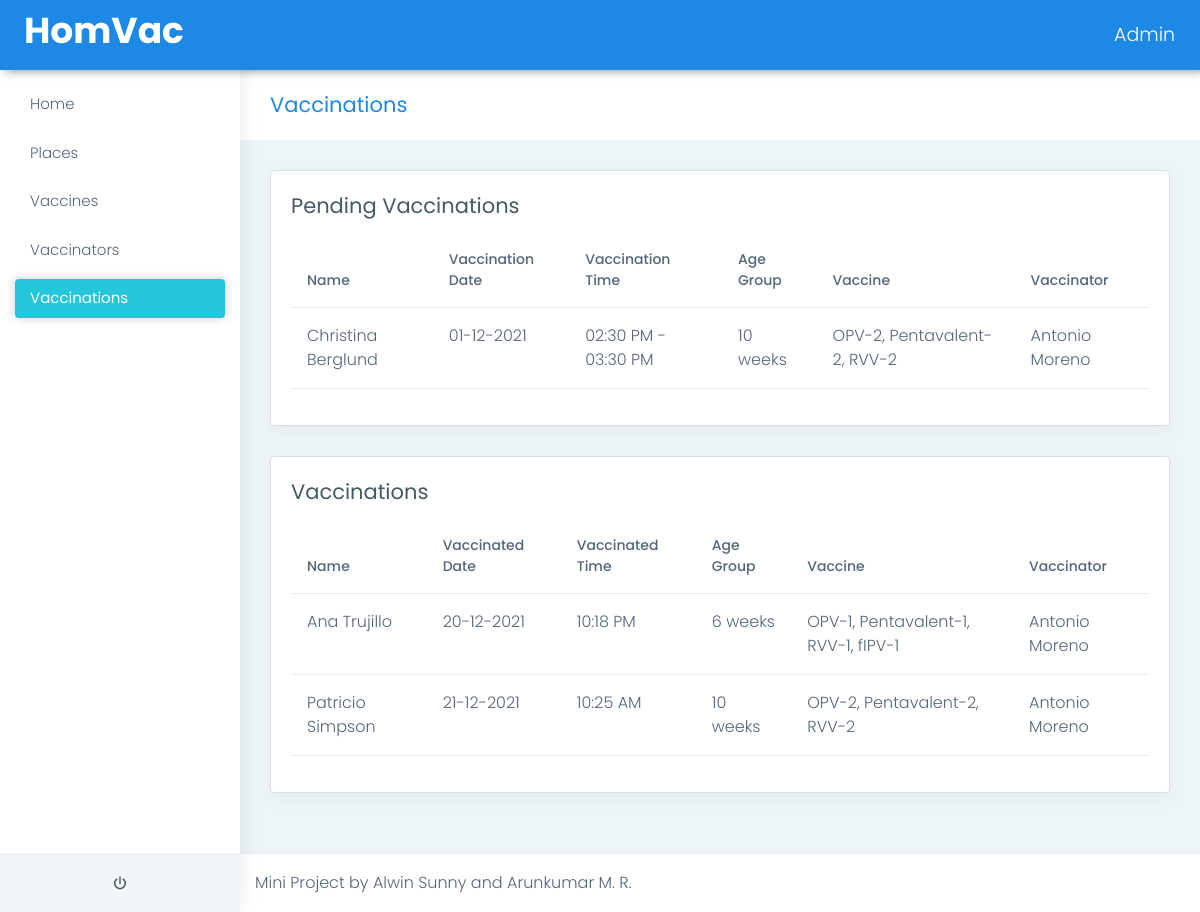
The page /admin/vaccinations.php (signed in) on the database its author committed.
### tables this page shows
CREATE TABLE `tbl_vaccination` (
  `vaccination_id` int(11) NOT NULL auto_increment,
  `place_id` int(11) NOT NULL,
  `user_id` int(11) NOT NULL,
  `member_id` int(11) NOT NULL,
  `vaccine_id` int(11) NOT NULL,
  `vaccinator_id` int(11) NOT NULL,
  `vaccination_date` date NOT NULL,
  `vaccination_time` varchar(255) NOT NULL,
  `vaccination_status` varchar(15) NOT NULL,
  `vaccinated_date` date NOT NULL,
  `vaccinated_time` time NOT NULL,
  PRIMARY KEY  (`vaccination_id`),
  KEY `user_id` (`user_id`),
  KEY `member_id` (`member_id`),
  KEY `vaccine_id` (`vaccine_id`),
  KEY `vaccinator_id` (`vaccinator_id`),
  KEY `place_id` (`place_id`)
);

CREATE TABLE `tbl_member` (
  `member_id` int(11) NOT NULL auto_increment,
  `user_id` int(11) NOT NULL,
  `member_name` varchar(25) NOT NULL,
  `member_gender` varchar(6) NOT NULL,
  `member_dob` date NOT NULL,
  `member_proof_type` varchar(20) NOT NULL,
  `member_proof_photo` varchar(255) NOT NULL,
  `member_status` varchar(10) NOT NULL,
  PRIMARY KEY  (`member_id`),
  KEY `user_id` (`user_id`)
);

CREATE TABLE `tbl_vaccine` (
  `vaccine_id` int(11) NOT NULL auto_increment,
  `vaccine_age` varchar(15) NOT NULL,
  `vaccine_name` varchar(255) NOT NULL,
  `vaccine_status` varchar(10) NOT NULL,
  PRIMARY KEY  (`vaccine_id`)
);

CREATE TABLE `tbl_vaccinator` (
  `vaccinator_id` int(11) NOT NULL auto_increment,
  `place_id` int(11) NOT NULL,
  `vaccinator_name` varchar(25) NOT NULL,
  `vaccinator_mobile` varchar(100) NOT NULL,
  `vaccinator_password` varchar(255) NOT NULL,
  `vaccinator_status` varchar(15) NOT NULL,
  PRIMARY KEY  (`vaccinator_id`),
  KEY `place_id` (`place_id`)
);

### admin/vaccinations.php (the view, shortened to what this page needs)
<?php
include("header.php");
?>
<div class="page-breadcrumb">
    <div class="row align-items-center">
        <div class="col-md-6 col-8 align-self-center">
            <h3 class="page-title mb-0 p-0">Vaccinations</h3>
        </div>
    </div>
</div>
<div class="container-fluid">
    <div class="col-sm-12">
        <div class="card">
            <div class="card-body">
                <h4 class="card-title">Pending Vaccinations</h4>
                <div class="table-responsive">
                    <table class="table user-table">
                        <thead>
                            <tr>
                                <th class="border-top-0">Name</th>
                                <th class="border-top-0">Vaccination Date</th>
                                <th class="border-top-0">Vaccination Time</th>
                                <th class="border-top-0">Age Group</th>
                                <th class="border-top-0">Vaccine</th>
                                <th class="border-top-0">Vaccinator</th>
                            </tr>
                        </thead>
                        <tbody>
                            <?php
                            include('../config.php');
                            $sql = "SELECT * FROM tbl_vaccination INNER JOIN tbl_member ON tbl_vaccination.member_id=tbl_member.member_id INNER JOIN tbl_user ON tbl_vaccination.user_id=tbl_user.user_id INNER JOIN tbl_vaccine ON tbl_vaccination.vaccine_id=tbl_vaccine.vaccine_id INNER JOIN tbl_vaccinator ON tbl_vaccination.vaccinator_id=tbl_vaccinator.vaccinator_id WHERE vaccination_status='Pending'";
                            $result = mysqli_query($conn, $sql);
                            if (mysqli_num_rows($result) > 0) {
                                while ($row = mysqli_fetch_assoc($result)) {
                                    echo "<tr><td>" . $row['member_name'] . "</td>";
                                    echo "<td>" . date("d-m-Y", strtotime($row['vaccination_date'])) . "</td>";
                                    echo "<td>" . $row['vaccination_time'] . "</td>";
                                    echo "<td>" . $row['vaccine_age'] . "</td>";
                                    echo "<td>" . $row['vaccine_name'] . "</td>";
                                    echo "<td>" . $row['vaccinator_name'] . "</td></tr>";
                                }
                            } else {
                                echo "0 results";
                            }
                            ?>
                        </tbody>
                    </table>
                </div>
            </div>
        </div>
    </div>
    <div class="col-sm-12">
        <div class="card">
            <div class="card-body">
                <h4 class="card-title">Vaccinations</h4>
                <div class="table-responsive">
                    <table class="table user-table">
                        <thead>
                            <tr>
                                <th class="border-top-0">Name</th>
                                <th class="border-top-0">Vaccinated Date</th>
                                <th class="border-top-0">Vaccinated Time</th>
                                <th class="border-top-0">Age Group</th>
                                <th class="border-top-0">Vaccine</th>
                                <th class="border-top-0">Vaccinator</th>
                            </tr>
                        </thead>
                        <tbody>
                            <?php
                            include('../config.php');
                            $sql = "SELECT * FROM tbl_vaccination INNER JOIN tbl_member ON tbl_vaccination.member_id=tbl_member.member_id INNER JOIN tbl_user ON tbl_vaccination.user_id=tbl_user.user_id INNER JOIN tbl_vaccine ON tbl_vaccination.vaccine_id=tbl_vaccine.vaccine_id INNER JOIN tbl_vaccinator ON tbl_vaccination.vaccinator_id=tbl_vaccinator.vaccinator_id WHERE vaccination_status='Vaccinated'";
                            $result = mysqli_query($conn, $sql);
                            if (mysqli_num_rows($result) > 0) {
                                while ($row = mysqli_fetch_assoc($result)) {
                                    echo "<tr><td>" . $row['member_name'] . "</td>";
                                    echo "<td>" . date("d-m-Y", strtotime($row['vaccinated_date'])) . "</td>";
                                    echo "<td>" . date("h:i A", strtotime($row['vaccinated_time'])) . "</td>";
                                    echo "<td>" . $row['vaccine_age'] . "</td>";
                                    echo "<td>" . $row['vaccine_name'] . "</td>";
                                    echo "<td>" . $row['vaccinator_name'] . "</td></tr>";
                                }
                            } else {
                                echo "0 results";
                            }
                            ?>
                        </tbody>
                    </table>
                </div>
            </div>
        </div>
    </div>
</div>
<?php
include("footer.php");
?>

### rows shown on the page
tbl_vaccination: member.member_name "Christina Berglund", vaccination_date "01-12-2021", vaccination_time "02:30 PM - 03:30 PM", vaccine.vaccine_age "10 weeks", vaccine.vaccine_name "OPV-2, Pentavalent-2, RVV-2", vaccinator.vaccinator_name "Antonio Moreno"
tbl_vaccination: member.member_name "Ana Trujillo", vaccinated_date "20-12-2021", vaccinated_time "10:18 PM", vaccine.vaccine_age "6 weeks", vaccine.vaccine_name "OPV-1, Pentavalent-1, RVV-1, fIPV-1", vaccinator.vaccinator_name "Antonio Moreno"
tbl_vaccination: member.member_name "Patricio Simpson", vaccinated_date "21-12-2021", vaccinated_time "10:25 AM", vaccine.vaccine_age "10 weeks", vaccine.vaccine_name "OPV-2, Pentavalent-2, RVV-2", vaccinator.vaccinator_name "Antonio Moreno"

### other values the page prints
$_SESSION['admin_username'] "Admin"
